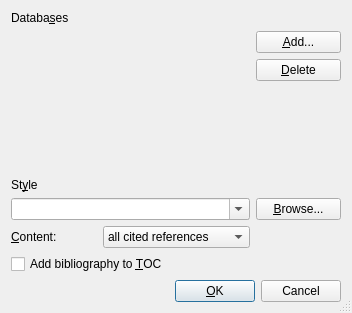
<ui version="4.0" >
 <author></author>
 <comment></comment>
 <exportmacro></exportmacro>
 <class>QBibtexUi</class>
 <widget class="QDialog" name="QBibtexUi" >
  <property name="geometry" >
   <rect>
    <x>0</x>
    <y>0</y>
    <width>352</width>
    <height>313</height>
   </rect>
  </property>
  <property name="windowTitle" >
   <string/>
  </property>
  <property name="sizeGripEnabled" >
   <bool>true</bool>
  </property>
  <layout class="QGridLayout" >
   <property name="margin" >
    <number>11</number>
   </property>
   <property name="spacing" >
    <number>6</number>
   </property>
   <item row="4" column="0" colspan="2" >
    <widget class="QLabel" name="styleLA" >
     <property name="sizePolicy" >
      <sizepolicy>
       <hsizetype>1</hsizetype>
       <vsizetype>0</vsizetype>
       <horstretch>0</horstretch>
       <verstretch>0</verstretch>
      </sizepolicy>
     </property>
     <property name="toolTip" >
      <string>The BibTeX style</string>
     </property>
     <property name="text" >
      <string>St&amp;yle</string>
     </property>
     <property name="buddy" >
      <cstring>styleCB</cstring>
     </property>
    </widget>
   </item>
   <item row="8" column="0" colspan="3" >
    <layout class="QHBoxLayout" >
     <property name="margin" >
      <number>0</number>
     </property>
     <property name="spacing" >
      <number>6</number>
     </property>
     <item>
      <spacer>
       <property name="orientation" >
        <enum>Qt::Horizontal</enum>
       </property>
       <property name="sizeType" >
        <enum>QSizePolicy::Expanding</enum>
       </property>
       <property name="sizeHint" >
        <size>
         <width>20</width>
         <height>20</height>
        </size>
       </property>
      </spacer>
     </item>
     <item>
      <widget class="QPushButton" name="okPB" >
       <property name="text" >
        <string>&amp;OK</string>
       </property>
       <property name="autoDefault" >
        <bool>false</bool>
       </property>
       <property name="default" >
        <bool>true</bool>
       </property>
      </widget>
     </item>
     <item>
      <widget class="QPushButton" name="closePB" >
       <property name="text" >
        <string>Cancel</string>
       </property>
       <property name="autoDefault" >
        <bool>false</bool>
       </property>
      </widget>
     </item>
    </layout>
   </item>
   <item row="0" column="0" colspan="3" >
    <widget class="QLabel" name="databaseLA" >
     <property name="sizePolicy" >
      <sizepolicy>
       <hsizetype>1</hsizetype>
       <vsizetype>0</vsizetype>
       <horstretch>0</horstretch>
       <verstretch>0</verstretch>
      </sizepolicy>
     </property>
     <property name="toolTip" >
      <string>BibTeX database to use</string>
     </property>
     <property name="text" >
      <string>Databa&amp;ses</string>
     </property>
     <property name="alignment" >
      <set>Qt::AlignLeading|Qt::AlignLeft|Qt::AlignTop</set>
     </property>
     <property name="buddy" >
      <cstring>databaseLB</cstring>
     </property>
    </widget>
   </item>
   <item rowspan="3" row="1" column="0" colspan="2" >
    <widget class="Q3ListBox" name="databaseLB" >
     <property name="enabled" >
      <bool>true</bool>
     </property>
     <property name="toolTip" >
      <string>Selected BibTeX databases</string>
     </property>
    </widget>
   </item>
   <item row="1" column="2" >
    <widget class="QPushButton" name="addBibPB" >
     <property name="toolTip" >
      <string>Add a BibTeX database file</string>
     </property>
     <property name="text" >
      <string>&amp;Add...</string>
     </property>
    </widget>
   </item>
   <item row="2" column="2" >
    <widget class="QPushButton" name="deletePB" >
     <property name="toolTip" >
      <string>Remove the selected database</string>
     </property>
     <property name="text" >
      <string>&amp;Delete</string>
     </property>
    </widget>
   </item>
   <item rowspan="2" row="3" column="2" >
    <spacer>
     <property name="orientation" >
      <enum>Qt::Vertical</enum>
     </property>
     <property name="sizeType" >
      <enum>QSizePolicy::Expanding</enum>
     </property>
     <property name="sizeHint" >
      <size>
       <width>20</width>
       <height>20</height>
      </size>
     </property>
    </spacer>
   </item>
   <item row="5" column="0" colspan="2" >
    <widget class="QComboBox" name="styleCB" >
     <property name="toolTip" >
      <string>Choose a style file</string>
     </property>
     <property name="editable" >
      <bool>true</bool>
     </property>
     <property name="autoCompletion" >
      <bool>true</bool>
     </property>
     <property name="duplicatesEnabled" >
      <bool>false</bool>
     </property>
    </widget>
   </item>
   <item row="5" column="2" >
    <widget class="QPushButton" name="stylePB" >
     <property name="toolTip" >
      <string>Choose a style file</string>
     </property>
     <property name="text" >
      <string>&amp;Browse...</string>
     </property>
     <property name="autoDefault" >
      <bool>false</bool>
     </property>
    </widget>
   </item>
   <item rowspan="2" row="6" column="2" >
    <spacer>
     <property name="orientation" >
      <enum>Qt::Vertical</enum>
     </property>
     <property name="sizeType" >
      <enum>QSizePolicy::Expanding</enum>
     </property>
     <property name="sizeHint" >
      <size>
       <width>20</width>
       <height>20</height>
      </size>
     </property>
    </spacer>
   </item>
   <item row="6" column="1" >
    <widget class="QComboBox" name="btPrintCO" >
     <property name="toolTip" >
      <string>This bibliography section contains...</string>
     </property>
     <item>
      <property name="text" >
       <string>all cited references</string>
      </property>
     </item>
     <item>
      <property name="text" >
       <string>all uncited references</string>
      </property>
     </item>
     <item>
      <property name="text" >
       <string>all references</string>
      </property>
     </item>
    </widget>
   </item>
   <item row="6" column="0" >
    <widget class="QLabel" name="btPrintLA" >
     <property name="sizePolicy" >
      <sizepolicy>
       <hsizetype>1</hsizetype>
       <vsizetype>0</vsizetype>
       <horstretch>0</horstretch>
       <verstretch>0</verstretch>
      </sizepolicy>
     </property>
     <property name="toolTip" >
      <string>This bibliography section contains...</string>
     </property>
     <property name="text" >
      <string>&amp;Content:</string>
     </property>
     <property name="buddy" >
      <cstring>styleCB</cstring>
     </property>
    </widget>
   </item>
   <item row="7" column="0" colspan="2" >
    <widget class="QCheckBox" name="bibtocCB" >
     <property name="toolTip" >
      <string>Add bibliography to the table of contents</string>
     </property>
     <property name="text" >
      <string>Add bibliography to &amp;TOC</string>
     </property>
    </widget>
   </item>
  </layout>
 </widget>
 <pixmapfunction>qPixmapFromMimeSource</pixmapfunction>
 <customwidgets>
  <customwidget>
   <class>Q3ListBox</class>
   <extends></extends>
   <header>q3listbox.h</header>
   <container>0</container>
   <pixmap></pixmap>
  </customwidget>
 </customwidgets>
 <tabstops>
  <tabstop>databaseLB</tabstop>
  <tabstop>addBibPB</tabstop>
  <tabstop>deletePB</tabstop>
  <tabstop>styleCB</tabstop>
  <tabstop>stylePB</tabstop>
  <tabstop>bibtocCB</tabstop>
  <tabstop>btPrintCO</tabstop>
  <tabstop>okPB</tabstop>
  <tabstop>closePB</tabstop>
 </tabstops>
 <resources/>
 <connections/>
</ui>
